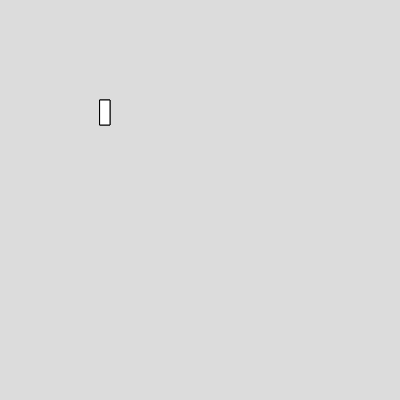
Frame 1 (no input)
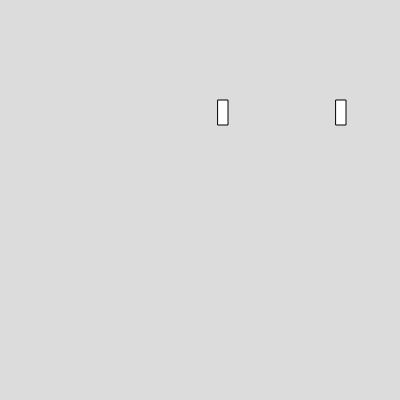
Frame 60 (no input)
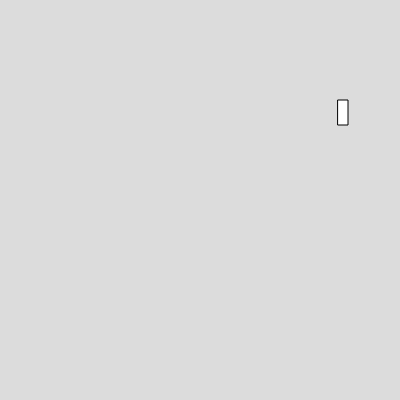
Frame 120 (the mouse pressed at the canvas centre since frame 60)

The p5.js sketch that drew these frames (run headless with seeded random() and noise() and a simulated clock; from frame 60 on, the mouse is pressed at the canvas centre):

// p5.js sketch
// ── sketch.js
var box1;
var ball;
function setup() 

{
  createCanvas(400, 400);

  box1 = new Box();
ball = new Box();
}

function draw() 
{
  background(220);

  box1.show();
  box1.setSpeed(2);

ball.show();
ball.setSpeed(4);
}


// ── box.js
class Box
  {
  constructor(){
    this.x = 100;
    this.y = 100;
    this.h = 10;
    this.w = 25;
  }

  show(){
    rect(this.x,this.y,this.h,this.w);

  }

  setSpeed(v){
    this.x = this.x+v;
    
  }
  }

  
